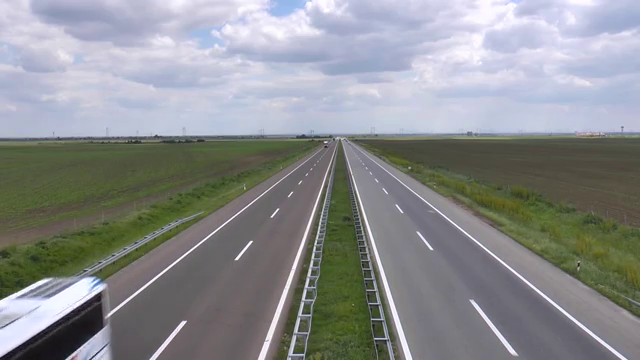
#> input picture frame 93 of q.mp4, 640 x 360 px, given in place of abc3.mp4, which was not available
$ python carDetector1.py   (older library calls are emulated)
#> lines starting #> are read from the running program, lines starting #| are printed output that depends on the picture; after the words box and inside, x2 and y2 are one past the last pixel; in counts of white or black regions, pixels touching at a corner belong together; pictures that were not available may be replaced by others from this repository, and a replacement may not be noted
import cv2
cap = cv2.VideoCapture('C://Users//SAKSHIM//Documents//python//opencv//abc3.mp4')
size = (int(cap.get(cv2.CAP_PROP_FRAME_WIDTH)), int(cap.get(cv2.CAP_PROP_FRAME_HEIGHT)))
fourcc = cv2.VideoWriter_fourcc(*'DIVX')
video = cv2.VideoWriter("C://Users//SAKSHIM//Documents//python//opencv//abc2.avi", fourcc, 25, size)
# Trained XML classifiers describes some features of some object we want to detect
car_cascade = cv2.CascadeClassifier('C://Users//SAKSHIM//Documents//python//opencv//cars.xml')
# loop runs if capturing has been initialized.
(major_ver, minor_ver, subminor_ver) = (cv2.__version__).split('.')
if int(major_ver)  < 3 :
    fps = cap.get(cv2.cv.CV_CAP_PROP_FPS)
else :
    fps = cap.get(cv2.CAP_PROP_FPS)
intTimeToNextFrame=int(1000.0/fps)-12 # '-12' estimation of time for processing
while True:
    (grabbed,frame) = cap.read()
#> frame is the input picture: shape (360, 640, 3); mean B, G, R 142.8, 141.4, 139.1
    grayvideo = cv2.cvtColor(frame, cv2.COLOR_BGR2GRAY)
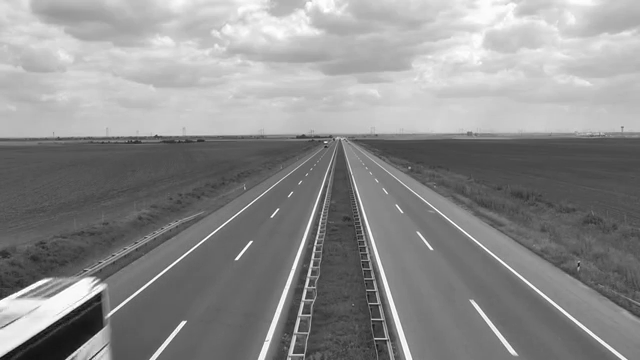
#> grayvideo: shape (360, 640); min 16, max 255, mean 140.8
    cars = car_cascade.detectMultiScale(grayvideo, 1.1, 1)
#> cars = [[20, 269, 43, 43], [114, 6, 111, 111]]
    for (x,y,w,h) in cars:
        cv2.rectangle(frame,(x,y),(x+w,y+h),(255,0,255),1)
#> this loop made 2 passes
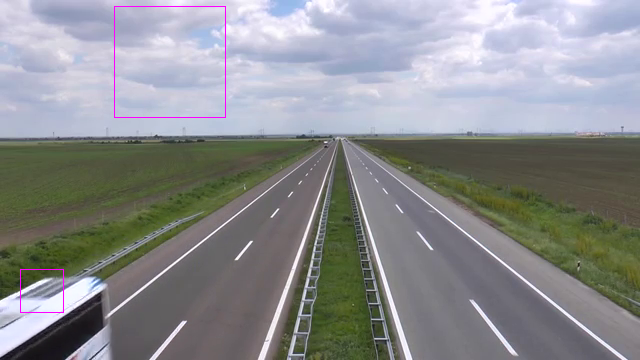
#> frame: shape (360, 640, 3); 0.27% of pixels changed, all inside (x1, y1, x2, y2) = (20, 6, 226, 313)
    video.write(frame)
    cv2.imshow("video",frame)
    if cv2.waitKey(intTimeToNextFrame)== ord('q'):
#> (key q is pressed here)
        break
cap.release()
video.release()
cv2.destroyAllWindows()

$ run again, starting later in the video
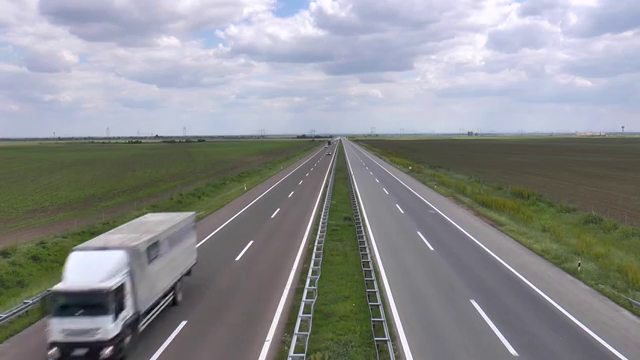
#> input picture frame 420 of q.mp4, 640 x 360 px, given in place of abc3.mp4, which was not available
#> frame is the input picture: shape (360, 640, 3); mean B, G, R 143.1, 141.5, 139.4
#> `grayvideo = cv2.cvtColor(frame, cv2.COLOR_BGR2GRAY)`:
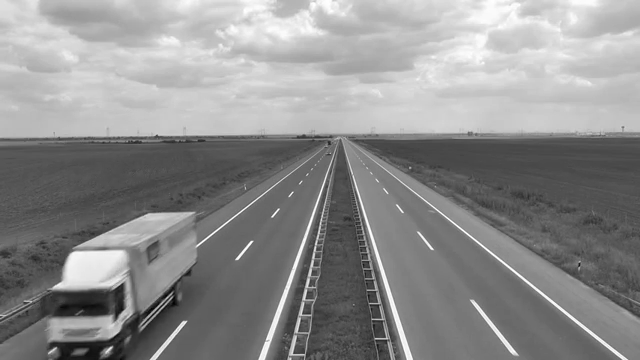
#> grayvideo: shape (360, 640); min 2, max 255, mean 141
#> cars = [[16, 221, 128, 128]]
#> the loop `for (x,y,w,h) in cars:` made 1 pass
#> after the loop `for (x,y,w,h) in cars:`:
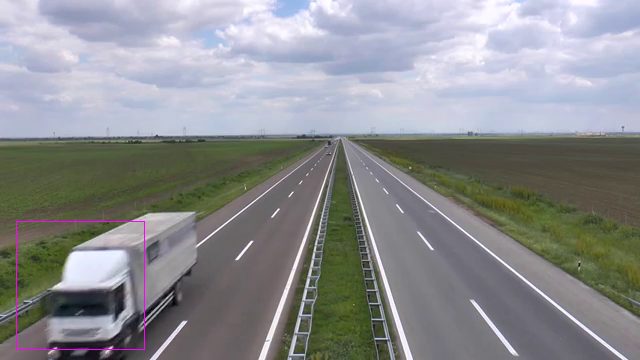
#> frame: shape (360, 640, 3); 0.22% of pixels changed, all inside (x1, y1, x2, y2) = (16, 221, 145, 350)

$ run again, starting later in the video
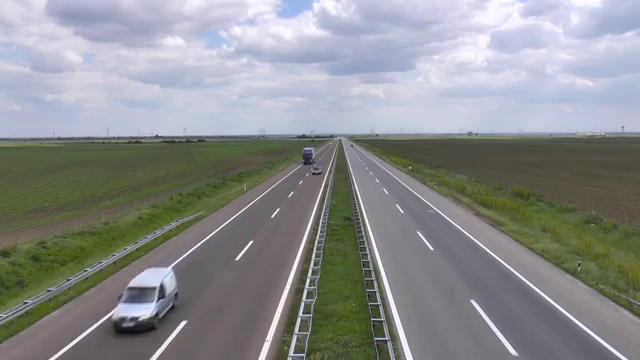
#> input picture frame 748 of q.mp4, 640 x 360 px, given in place of abc3.mp4, which was not available
#> frame is the input picture: shape (360, 640, 3); mean B, G, R 141.3, 141.1, 139
#> `grayvideo = cv2.cvtColor(frame, cv2.COLOR_BGR2GRAY)`:
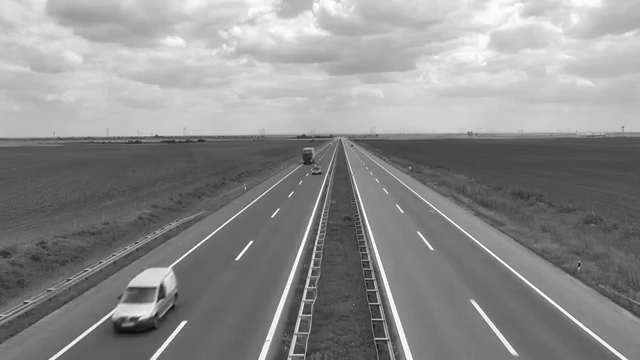
#> grayvideo: shape (360, 640); min 8, max 255, mean 140.5
#> cars = [[294, 148, 24, 24], [302, 157, 27, 27], [92, 284, 73, 73]]
#> the loop `for (x,y,w,h) in cars:` made 3 passes
#> after the loop `for (x,y,w,h) in cars:`:
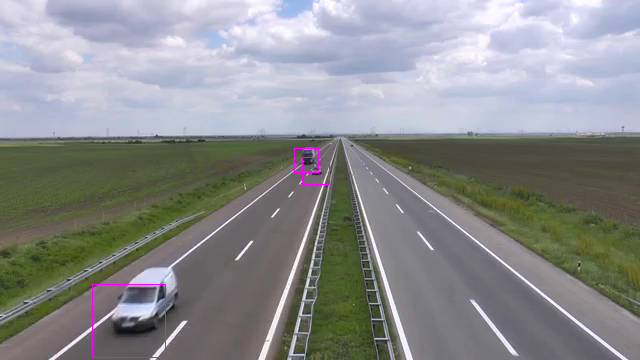
#> frame: shape (360, 640, 3); 0.21% of pixels changed, all inside (x1, y1, x2, y2) = (92, 148, 330, 358)
